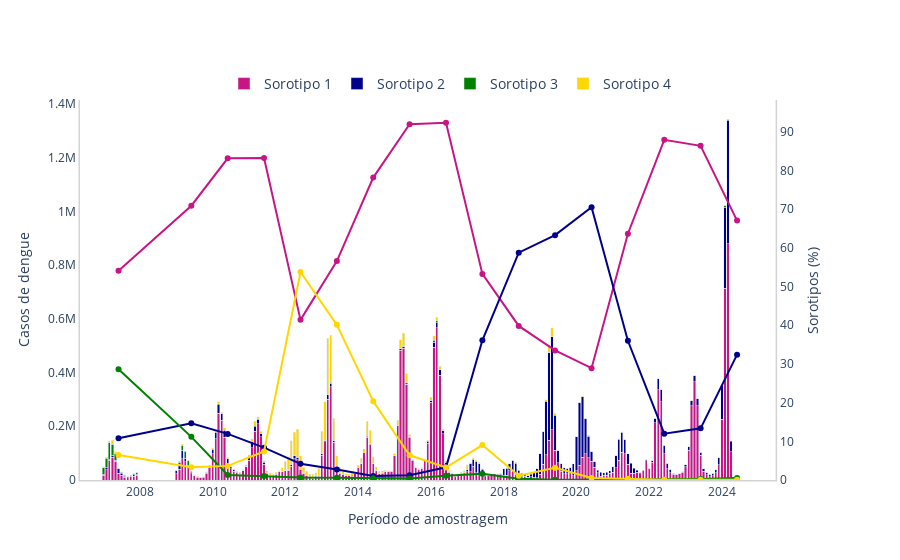

Here is the notebook cell this chart was saved with:
### Markdown cell above
### Gráfico

### Code cell
fig = make_subplots(specs=[[{"secondary_y": True}]])

fig.add_trace(go.Bar(name='Sorotipo 1',
                     marker_color='mediumvioletred',
                     x=df_sorotipo1_periodo['Período'],
                     y=df_sorotipo1_periodo['CasosExtrap']),
              secondary_y=False)

fig.add_trace(go.Bar(name='Sorotipo 2',
                     marker_color='darkblue',
                     x=df_sorotipo2_periodo['Período'],
                     y=df_sorotipo2_periodo['CasosExtrap']),
              secondary_y=False)

fig.add_trace(go.Bar(name='Sorotipo 3',
                     marker_color='green',
                     x=df_sorotipo3_periodo['Período'],
                     y=df_sorotipo3_periodo['CasosExtrap']),
              secondary_y=False)

fig.add_trace(go.Bar(name='Sorotipo 4',
                     marker_color='gold',
                     x=df_sorotipo4_periodo['Período'],
                     y=df_sorotipo4_periodo['CasosExtrap']),
              secondary_y=False)

fig.add_trace(go.Bar(name='Sem informação',
                     marker_color='gray',
                     x=tratar_no_info(df_sorotipoNoInf_periodo)['Período'],
                     y=tratar_no_info(df_sorotipoNoInf_periodo)['CasosExtrap']),
              secondary_y=False)

# LINHA
fig.add_trace(go.Scatter(showlegend=False,
                         marker_color='mediumvioletred',
                         x=df_sorotipo1_ano['Ano'],
                         y=df_sorotipo1_ano['Porcentagem']),
              secondary_y=True)

fig.add_trace(go.Scatter(showlegend=False,
                         marker_color='darkblue',
                         x=df_sorotipo2_ano['Ano'],
                         y=df_sorotipo2_ano['Porcentagem']),
              secondary_y=True)

fig.add_trace(go.Scatter(showlegend=False,
                         marker_color='green',
                         x=df_sorotipo3_ano['Ano'],
                         y=df_sorotipo3_ano['Porcentagem']),
              secondary_y=True)

fig.add_trace(go.Scatter(showlegend=False,
                         marker_color='gold',
                         x=df_sorotipo4_ano['Ano'],
                         y=df_sorotipo4_ano['Porcentagem']),
              secondary_y=True)

fig.update_layout(barmode='stack',
                  legend_font_size=14,
                  legend_traceorder='normal',
                  legend_orientation='h',
                  legend_xanchor = 'center',
                  legend_yanchor = 'bottom',
                  legend_x= 0.5, legend_y= 1.0,
                  plot_bgcolor='white',
                  xaxis_title="Período de amostragem",
                  yaxis_title="Casos de dengue",)

fig.update_xaxes(showline=True, linewidth=1.5, linecolor='lightgray')
fig.update_yaxes(showline=True, linewidth=1.5, linecolor='lightgray', secondary_y=False)
fig.update_yaxes(secondary_y=True, showline=True, linewidth=1.5, linecolor='lightgray',
                 title_text='Sorotipos (%)', rangemode="tozero")

fig.show()

### Figure 1 — Plotly figure (JSON) as saved in the notebook; plotly's stock layout.template omitted (floating-point values rounded to 4 significant figures; data arrays with more than 128 entries replaced by an {"elided": "..."} marker saying what was removed)
{"data": [{"marker": {"color": "mediumvioletred"}, "name": "Sorotipo 1", "type": "bar", "x": {"elided": "196 str values"}, "xaxis": "x", "y": {"elided": "196 int values"}, "yaxis": "y"}, {"marker": {"color": "darkblue"}, "name": "Sorotipo 2", "type": "bar", "x": {"elided": "188 str values"}, "xaxis": "x", "y": {"elided": "188 int values"}, "yaxis": "y"}, {"marker": {"color": "green"}, "name": "Sorotipo 3", "type": "bar", "x": ["2007-01", "2007-02", "2007-03", "2007-04", "2007-05", "2007-06", "2007-07", "2007-08", "2007-09", "2007-10", "2007-11", "2007-12", "2009-01", "2009-02", "2009-03", "2009-04", "2009-05", "2009-06", "2009-07", "2009-11", "2009-12", "2010-01", "2010-02", "2010-03", "2010-04", "2010-05", "2010-06", "2010-07", "2010-08", "2010-09", "2010-11", "2010-12", "2011-01", "2011-02", "2011-03", "2011-04", "2011-05", "2011-08", "2011-11", "2011-12", "2012-01", "2012-02", "2012-03", "2012-04", "2012-05", "2012-07", "2012-08", "2012-10", "2012-11", "2012-12", "2013-01", "2013-02", "2013-03", "2013-04", "2013-05", "2013-06", "2013-07", "2013-08", "2013-09", "2014-01", "2014-02", "2014-03", "2014-06", "2014-08", "2014-09", "2014-11", "2015-01", "2015-02", "2015-03", "2015-04", "2015-05", "2015-07", "2015-08", "2015-10", "2016-01", "2016-02", "2016-03", "2016-04", "2016-05", "2016-06", "2016-11", "2017-02", "2017-03", "2017-06", "2017-07", "2017-09", "2017-12", "2018-05", "2018-06", "2018-11", "2019-01", "2019-02", "2019-04", "2019-05", "2019-07", "2019-08", "2020-02", "2021-01", "2021-02", "2021-10", "2022-03", "2022-04", "2022-05", "2023-01", "2023-02", "2023-03", "2023-04", "2023-05", "2023-06", "2023-07", "2023-08", "2023-09", "2023-10", "2023-11", "2023-12", "2024-01", "2024-02", "2024-03"], "xaxis": "x", "y": [24043, 35142, 60111, 41184, 23351, 2813, 5234, 3903, 1110, 1586, 5492, 6864, 1470, 7506, 19031, 25833, 15816, 5284, 1544, 434, 594, 2791, 2104, 3741, 1094, 3716, 420, 1292, 329, 568, 584, 373, 1289, 1938, 4999, 842, 991, 451, 376, 376, 503, 367, 596, 419, 316, 1576, 1073, 326, 935, 427, 624, 1594, 1542, 4895, 1414, 382, 726, 1022, 621, 524, 593, 223, 749, 383, 1354, 496, 205, 1452, 394, 1229, 4834, 435, 507, 1212, 957, 8822, 8655, 1527, 2115, 3285, 1974, 677, 2250, 1254, 1817, 2117, 1636, 376, 1204, 248, 172, 114, 687, 211, 272, 262, 390, 274, 279, 693, 58, 61, 161, 39, 44, 221, 39, 37, 76, 37, 515, 879, 215, 398, 264, 1556, 6009, 6095], "yaxis": "y"}, {"marker": {"color": "gold"}, "name": "Sorotipo 4", "type": "bar", "x": {"elided": "169 str values"}, "xaxis": "x", "y": {"elided": "169 int values"}, "yaxis": "y"}, {"marker": {"color": "gray"}, "name": "Sem informação", "type": "bar", "x": [], "xaxis": "x", "y": [], "yaxis": "y"}, {"marker": {"color": "mediumvioletred"}, "showlegend": false, "type": "scatter", "x": ["2007-06", "2009-06", "2010-06", "2011-06", "2012-06", "2013-06", "2014-06", "2015-06", "2016-06", "2017-06", "2018-06", "2019-06", "2020-06", "2021-06", "2022-06", "2023-06", "2024-06"], "xaxis": "x", "y": [54.11, 70.9, 83.14, 83.24, 41.39, 56.58, 78.17, 91.97, 92.34, 53.27, 39.82, 33.49, 28.9, 63.65, 87.93, 86.37, 67.05], "yaxis": "y2"}, {"marker": {"color": "darkblue"}, "showlegend": false, "type": "scatter", "x": ["2007-06", "2009-06", "2010-06", "2011-06", "2012-06", "2013-06", "2014-06", "2015-06", "2016-06", "2017-06", "2018-06", "2019-06", "2020-06", "2021-06", "2022-06", "2023-06", "2024-06"], "xaxis": "x", "y": [10.78, 14.66, 11.92, 8.36, 4.19, 2.72, 1.02, 1.25, 3.28, 36.11, 58.76, 63.29, 70.52, 35.98, 11.96, 13.35, 32.4], "yaxis": "y2"}, {"marker": {"color": "green"}, "showlegend": false, "type": "scatter", "x": ["2007-06", "2009-06", "2010-06", "2011-06", "2012-06", "2013-06", "2014-06", "2015-06", "2016-06", "2017-06", "2018-06", "2019-06", "2020-06", "2021-06", "2022-06", "2023-06", "2024-06"], "xaxis": "x", "y": [28.64, 11.15, 1.29, 1.01, 0.64, 0.59, 0.43, 0.4, 1.12, 1.59, 0.34, 0.08, 0.04, 0.07, 0.02, 0.24, 0.51], "yaxis": "y2"}, {"marker": {"color": "gold"}, "showlegend": false, "type": "scatter", "x": ["2007-06", "2009-06", "2010-06", "2011-06", "2012-06", "2013-06", "2014-06", "2015-06", "2016-06", "2017-06", "2018-06", "2019-06", "2020-06", "2021-06", "2022-06", "2023-06", "2024-06"], "xaxis": "x", "y": [6.47, 3.29, 3.65, 7.39, 53.77, 40.11, 20.38, 6.38, 3.26, 9.03, 1.09, 3.14, 0.54, 0.3, 0.09, 0.04, 0.04], "yaxis": "y2"}], "layout": {"barmode": "stack", "legend": {"font": {"size": 14}, "orientation": "h", "traceorder": "normal", "x": 0.5, "xanchor": "center", "y": 1, "yanchor": "bottom"}, "plot_bgcolor": "white", "xaxis": {"anchor": "y", "domain": [0, 0.94], "linecolor": "lightgray", "linewidth": 1.5, "showline": true, "title": {"text": "Período de amostragem"}}, "yaxis": {"anchor": "x", "domain": [0, 1], "linecolor": "lightgray", "linewidth": 1.5, "showline": true, "title": {"text": "Casos de dengue"}}, "yaxis2": {"anchor": "x", "linecolor": "lightgray", "linewidth": 1.5, "overlaying": "y", "rangemode": "tozero", "showline": true, "side": "right", "title": {"text": "Sorotipos (%)"}}}}
